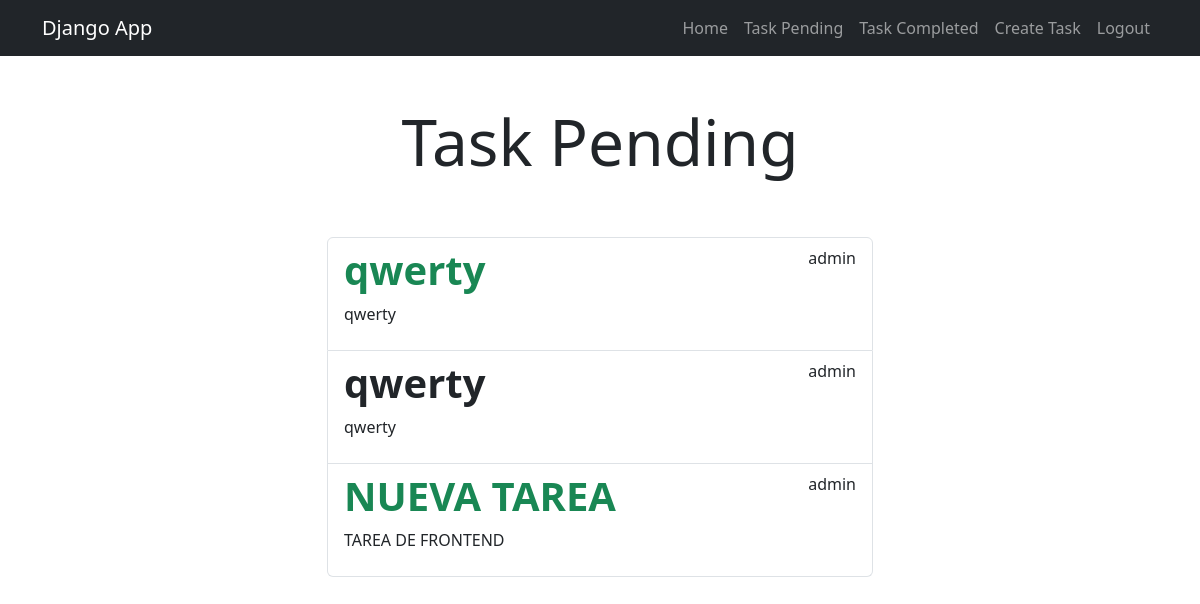
Before: /tasks/ (signed in) with the older database file.
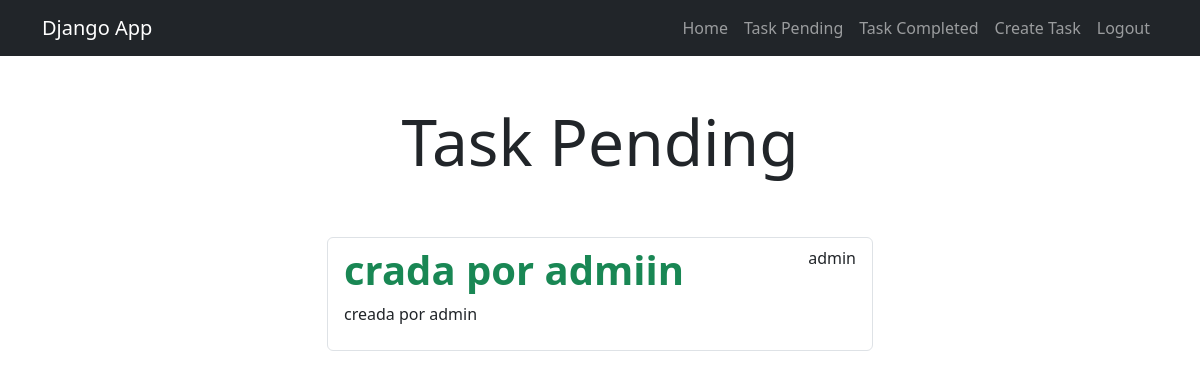
After: the same page with the newer database file.
### tasks/models.py (models this page shows, shortened)
class Task(models.Model):
    title = models.CharField(max_length=200)
    description = models.TextField(blank=True)
    created = models.DateTimeField(auto_now_add=True)
    datecompleted = models.DateTimeField(null=True, blank=True)
    important = models.BooleanField(default=False)
    user = models.ForeignKey(User, on_delete=models.CASCADE)

### tasks/views.py (the view)
# urls.py: path('tasks/', views.tasks, name='tasks'),
@login_required
def tasks(request):
    tasks = Task.objects.filter(user=request.user, datecompleted__isnull=True)
    return render(request, 'tasks.html', {'tasks': tasks})

### tasks/templates/tasks.html (shortened to what this page needs)
{% extends 'base.html' %} {% block content %}
<main class="container">
  <div class="row">
    <div class="col-md-6 offset-md-3">
      <h1 class="text-center display-3 py-5">Task Pending</h1>
      <ul class="list-group">
        {% for task in tasks %}
        <a class="list-group-item" href="{% url 'task_detail' task.id %}">
          <header class="d-flex justify-content-between">
            {% if task.important %}
            <h1 class="fw-bold text-success">{{task.title}}</h1>
            {% else %}
            <h1 class="fw-bold">{{task.title}}</h1>
            {% endif %}
            <p>{{task.user.username}}</p>
          </header>
          <p>{{task.description}}</p>
        </a>
        {% endfor %}
      </ul>
    </div>
  </div>
</main>
{% endblock %}

Changed rows visible on the page:
no longer on this page (row edited): Task: title "qwerty", user.username "admin", description "qwerty"
no longer on this page (row edited): Task: title "qwerty", user.username "admin", description "qwerty"
no longer on this page (row edited): Task: title "NUEVA TAREA", user.username "admin", description "TAREA DE FRONTEND"
added Task: title "crada por admiin", user.username "admin", description "creada por admin"
